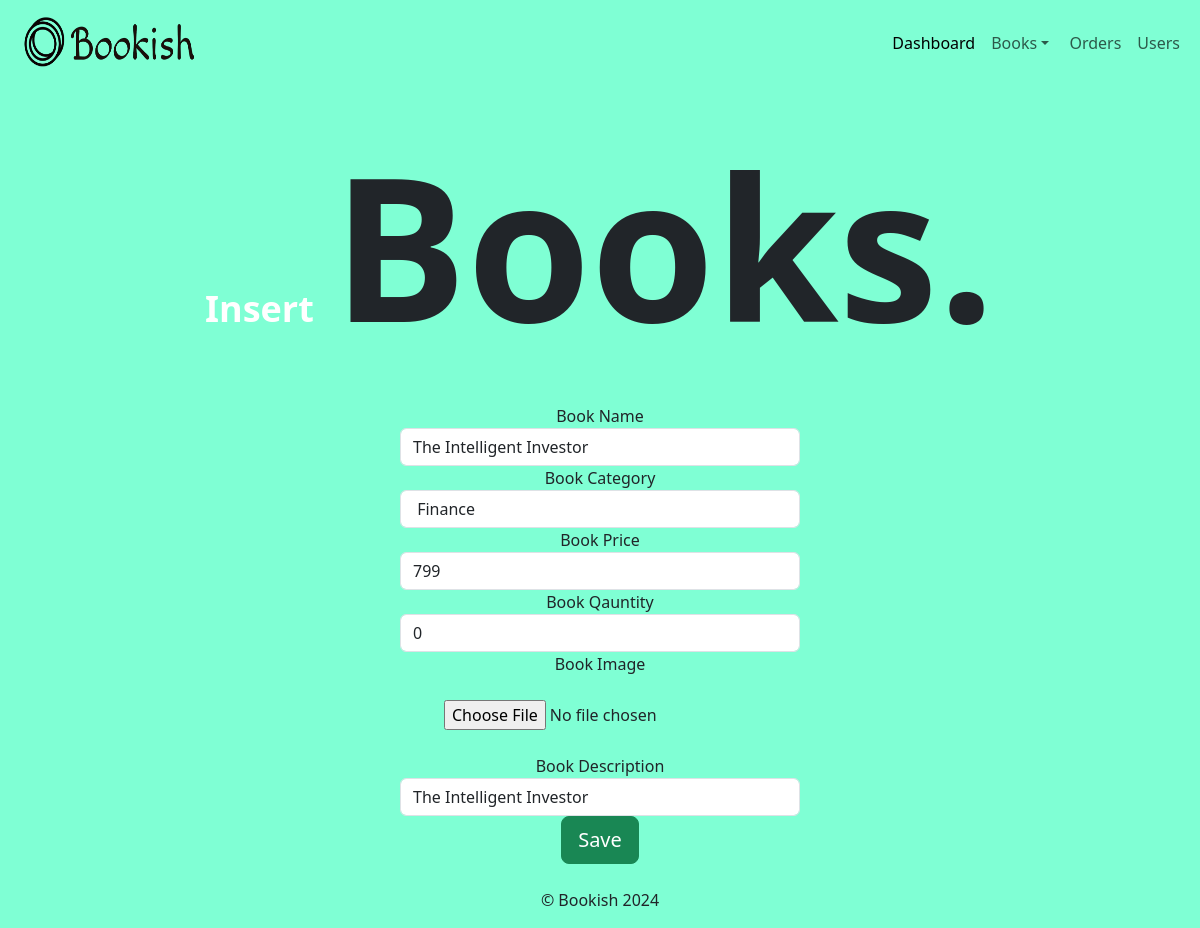
Screenshot of /ibooks.php?edit=6 with the database file from the repository.
### tables this page shows
CREATE TABLE IF NOT EXISTS `products` (
  `product_id` int(100) NOT NULL AUTO_INCREMENT,
  `product_cat` varchar(100) NOT NULL,
  `product_title` varchar(255) NOT NULL,
  `product_price` int(100) NOT NULL,
  `productd` longtext NOT NULL,
  `product_image` blob NOT NULL,
  `product_qty` int(11) DEFAULT NULL,
  PRIMARY KEY (`product_id`)
);

### ibooks.php (the view, shortened to what this page needs)
<!DOCTYPE html>
<html lang="en">
<head>
    <link rel="stylesheet" href="https://cdn.jsdelivr.net/npm/bootstrap@5.3.3/dist/css/bootstrap.rtl.min.css">
    <link rel="stylesheet" href="example.css">
    <?php
    include('dbconnection.php');
    if(isset($_GET["edit"]))
    {
        $editid=$_GET["edit"];
        $eqry="select product_id,product_title,product_cat,product_price,product_image,productd,product_qty from products where product_id=$editid";
        $eres=mysqli_query($con,$eqry);
        $row=mysqli_fetch_row($eres);
        $eproduct_title=$row[1];
        $eproduct_cat=$row[2];
       $eproduct_image=$row[4];
        $eproduct_price=$row[3];
        $eproductd=$row[5];
        $eprdt_qty=$row[6];
    }
    ?>
</head>
<body>
<nav class="navbar navbar-expand-lg ">
  <div class="container-fluid">
  <img src="product_images/logo.png" alt="" height="70px" width="200px">
    <div class="collapse navbar-collapse" id="navbarSupportedContent">
      <ul class="navbar-nav me-auto mb-2 mb-lg-0">
        <li class="nav-item">
          <a class="nav-link active" aria-current="page" href="dashboard.php">Dashboard</a>
        </li>
        <li class="nav-item dropdown">
          <a class="nav-link dropdown-toggle" href="#" role="button" data-bs-toggle="dropdown" aria-expanded="false">
            Books
          </a>
        </li>
        <li class="nav-item">
          <a class="nav-link" href="vuorders.php">Orders</a>
        </li>
        <li class="nav-item">
          <a class="nav-link" href="vfusers.php">Users</a>
        </li>
    </div>
  </div>
</nav>
             <div class="heading" >
                              <b  class="int"> Insert &nbsp;</b  ><b class="book">Books. </b>  <br>
             </div>
  <div class="col-lg-12" align="center">
             <form class="form-horizontal" id="popup-validation" action="bookins.php" method="post" enctype="multipart/form-data">
                                       <div class="form-group">
                                           <label class=" col-lg-4">Book Name</label>
                                           <div class="form-group col-lg-4">
                                               <input type="text" class=" form-control" name="product_title" id="product_title" value="<?php if(isset($eproduct_title)){echo $eproduct_title;}?>">
                                           </div>
                                       </div>
                                       <div class="form-group">
                                           <label class=" col-lg-4">Book Category</label>
                                           <div class="col-lg-4">
                                               <input type="text" class="validate[required,maxSize[20]] form-control" name="product_cat" id="product_cat" value="<?php if(isset($eproduct_cat)){echo $eproduct_cat;}?>">
                                           </div>
                                       </div>
                                       <div class="form-group">
                                           <label class=" col-lg-4">Book Price</label>
                                           <div class="col-lg-4">
                                               <input type="text" class="validate[required,maxSize[20]] form-control" name="product_price" id="product_price" value="<?php if(isset($eproduct_price)){echo $eproduct_price;}?>">
                                           </div>
                                       </div>
                                       <div class="form-group">
                                           <label class=" col-lg-4">Book Qauntity</label>
                                           <div class="col-lg-4">
                                               <input type="text" class="validate[required,maxSize[20]] form-control" name="prdt_qty" id="prdt_qty" value="<?php if(isset($eprdt_qty)){echo $eprdt_qty;}?>">
                                           </div>
                                       </div>
                                       <div class="form-group">
                                           <label class=" col-lg-4">Book Image </label>
                                           <div class="col-lg-4">
                                             <input type="file" class="" name="productimage" id="productimage" value="<?php if(isset($eproduct_image)){echo $eproduct_image;}?>">
                                           </div>
                                       </div>
                                       <div class="form-group">
                                       <br>  <label class=" col-lg-4">Book Description</label>
                                           <div class="col-lg-4">
                                           <input type="text" class="validate[required] form-control" name="productd" id="productd" value="<?php if(isset($eproductd)){echo $eproductd;}?>">
                                           </div>
                                       </div>
                                       <div style="text-align:center" class="form-actions no-margin-bottom">
                                           <input type="submit" value="<?php if(isset($editid)){echo "Save";}else{echo"Add";}?>" class="btn btn-success btn-lg " name="btn"/>
                                       </div>
                                       </form>
                               </div>
<br>
<p align="center">&copy; Bookish 2024</p>
</body>
</html>

### example.css (style rules this page uses)
body { background-color: aquamarine; }
.navbar { background-color: aquamarine; }
.heading { font-size: 3vw; text-align: center; padding: 1px; margin: 8px; }
.int { color:white; }
.book { font-size: 200px; }

### rows the page displays
products: product_title "The Intelligent Investor", product_cat "Finance", product_price "799", prdt_qty "0", productd "The Intelligent Investor"
